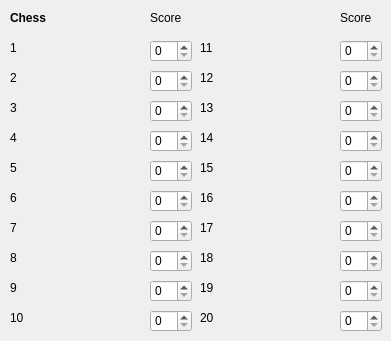
        <widget class="QWidget" name="form_chess">
         <widget class="QLabel" name="chess_label_3">
          <property name="geometry">
           <rect>
            <x>10</x>
            <y>100</y>
            <width>121</width>
            <height>16</height>
           </rect>
          </property>
          <property name="styleSheet">
           <string notr="true"/>
          </property>
          <property name="text">
           <string>3</string>
          </property>
         </widget>
         <widget class="QSpinBox" name="chess_spin_12">
          <property name="geometry">
           <rect>
            <x>340</x>
            <y>70</y>
            <width>42</width>
            <height>22</height>
           </rect>
          </property>
         </widget>
         <widget class="QSpinBox" name="chess_spin_16">
          <property name="geometry">
           <rect>
            <x>340</x>
            <y>190</y>
            <width>42</width>
            <height>22</height>
           </rect>
          </property>
         </widget>
         <widget class="QSpinBox" name="chess_spin_17">
          <property name="geometry">
           <rect>
            <x>340</x>
            <y>220</y>
            <width>42</width>
            <height>22</height>
           </rect>
          </property>
         </widget>
         <widget class="QSpinBox" name="chess_spin_10">
          <property name="geometry">
           <rect>
            <x>150</x>
            <y>310</y>
            <width>42</width>
            <height>22</height>
           </rect>
          </property>
         </widget>
         <widget class="QLabel" name="chess_label_1">
          <property name="geometry">
           <rect>
            <x>10</x>
            <y>40</y>
            <width>121</width>
            <height>16</height>
           </rect>
          </property>
          <property name="styleSheet">
           <string notr="true"/>
          </property>
          <property name="text">
           <string>1</string>
          </property>
         </widget>
         <widget class="QLabel" name="chess_label_6">
          <property name="geometry">
           <rect>
            <x>10</x>
            <y>190</y>
            <width>121</width>
            <height>16</height>
           </rect>
          </property>
          <property name="styleSheet">
           <string notr="true"/>
          </property>
          <property name="text">
           <string>6</string>
          </property>
         </widget>
         <widget class="QSpinBox" name="chess_spin_9">
          <property name="geometry">
           <rect>
            <x>150</x>
            <y>280</y>
            <width>42</width>
            <height>22</height>
           </rect>
          </property>
         </widget>
         <widget class="QSpinBox" name="chess_spin_19">
          <property name="geometry">
           <rect>
            <x>340</x>
            <y>280</y>
            <width>42</width>
            <height>22</height>
           </rect>
          </property>
         </widget>
         <widget class="QLabel" name="chess_label_14">
          <property name="geometry">
           <rect>
            <x>200</x>
            <y>130</y>
            <width>121</width>
            <height>16</height>
           </rect>
          </property>
          <property name="styleSheet">
           <string notr="true"/>
          </property>
          <property name="text">
           <string>14</string>
          </property>
         </widget>
         <widget class="QSpinBox" name="chess_spin_18">
          <property name="geometry">
           <rect>
            <x>340</x>
            <y>250</y>
            <width>42</width>
            <height>22</height>
           </rect>
          </property>
         </widget>
         <widget class="QLabel" name="chess_label_13">
          <property name="geometry">
           <rect>
            <x>200</x>
            <y>100</y>
            <width>121</width>
            <height>16</height>
           </rect>
          </property>
          <property name="styleSheet">
           <string notr="true"/>
          </property>
          <property name="text">
           <string>13</string>
          </property>
         </widget>
         <widget class="QSpinBox" name="chess_spin_5">
          <property name="geometry">
           <rect>
            <x>150</x>
            <y>160</y>
            <width>42</width>
            <height>22</height>
           </rect>
          </property>
         </widget>
         <widget class="QLabel" name="chess_label_11">
          <property name="geometry">
           <rect>
            <x>200</x>
            <y>40</y>
            <width>121</width>
            <height>16</height>
           </rect>
          </property>
          <property name="styleSheet">
           <string notr="true"/>
          </property>
          <property name="text">
           <string>11</string>
          </property>
         </widget>
         <widget class="QSpinBox" name="chess_spin_3">
          <property name="geometry">
           <rect>
            <x>150</x>
            <y>100</y>
            <width>42</width>
            <height>22</height>
           </rect>
          </property>
         </widget>
         <widget class="QLabel" name="chess_label_8">
          <property name="geometry">
           <rect>
            <x>10</x>
            <y>250</y>
            <width>121</width>
            <height>16</height>
           </rect>
          </property>
          <property name="styleSheet">
           <string notr="true"/>
          </property>
          <property name="text">
           <string>8</string>
          </property>
         </widget>
         <widget class="QLabel" name="chess_label_18">
          <property name="geometry">
           <rect>
            <x>200</x>
            <y>250</y>
            <width>121</width>
            <height>16</height>
           </rect>
          </property>
          <property name="styleSheet">
           <string notr="true"/>
          </property>
          <property name="text">
           <string>18</string>
          </property>
         </widget>
         <widget class="QSpinBox" name="chess_spin_20">
          <property name="geometry">
           <rect>
            <x>340</x>
            <y>310</y>
            <width>42</width>
            <height>22</height>
           </rect>
          </property>
         </widget>
         <widget class="QLabel" name="chess_label_12">
          <property name="geometry">
           <rect>
            <x>200</x>
            <y>70</y>
            <width>121</width>
            <height>16</height>
           </rect>
          </property>
          <property name="styleSheet">
           <string notr="true"/>
          </property>
          <property name="text">
           <string>12</string>
          </property>
         </widget>
         <widget class="QSpinBox" name="chess_spin_6">
          <property name="geometry">
           <rect>
            <x>150</x>
            <y>190</y>
            <width>42</width>
            <height>22</height>
           </rect>
          </property>
         </widget>
         <widget class="QSpinBox" name="chess_spin_11">
          <property name="geometry">
           <rect>
            <x>340</x>
            <y>40</y>
            <width>42</width>
            <height>22</height>
           </rect>
          </property>
         </widget>
         <widget class="QLabel" name="chess_label_17">
          <property name="geometry">
           <rect>
            <x>200</x>
            <y>220</y>
            <width>121</width>
            <height>16</height>
           </rect>
          </property>
          <property name="styleSheet">
           <string notr="true"/>
          </property>
          <property name="text">
           <string>17</string>
          </property>
         </widget>
         <widget class="QLabel" name="chess_score_label_2">
          <property name="geometry">
           <rect>
            <x>340</x>
            <y>10</y>
            <width>41</width>
            <height>16</height>
           </rect>
          </property>
          <property name="styleSheet">
           <string notr="true"/>
          </property>
          <property name="text">
           <string>Score</string>
          </property>
         </widget>
         <widget class="QSpinBox" name="chess_spin_13">
          <property name="geometry">
           <rect>
            <x>340</x>
            <y>100</y>
            <width>42</width>
            <height>22</height>
           </rect>
          </property>
         </widget>
         <widget class="QSpinBox" name="chess_spin_1">
          <property name="geometry">
           <rect>
            <x>150</x>
            <y>40</y>
            <width>42</width>
            <height>22</height>
           </rect>
          </property>
         </widget>
         <widget class="QSpinBox" name="chess_spin_14">
          <property name="geometry">
           <rect>
            <x>340</x>
            <y>130</y>
            <width>42</width>
            <height>22</height>
           </rect>
          </property>
         </widget>
         <widget class="QLabel" name="chess_label_2">
          <property name="geometry">
           <rect>
            <x>10</x>
            <y>70</y>
            <width>121</width>
            <height>16</height>
           </rect>
          </property>
          <property name="styleSheet">
           <string notr="true"/>
          </property>
          <property name="text">
           <string>2</string>
          </property>
         </widget>
         <widget class="QLabel" name="chess_label_20">
          <property name="geometry">
           <rect>
            <x>200</x>
            <y>310</y>
            <width>121</width>
            <height>16</height>
           </rect>
          </property>
          <property name="styleSheet">
           <string notr="true"/>
          </property>
          <property name="text">
           <string>20</string>
          </property>
         </widget>
         <widget class="QLabel" name="chess_label_4">
          <property name="geometry">
           <rect>
            <x>10</x>
            <y>130</y>
            <width>121</width>
            <height>16</height>
           </rect>
          </property>
          <property name="styleSheet">
           <string notr="true"/>
          </property>
          <property name="text">
           <string>4</string>
          </property>
         </widget>
         <widget class="QLabel" name="chess_score_label_1">
          <property name="geometry">
           <rect>
            <x>150</x>
            <y>10</y>
            <width>41</width>
            <height>16</height>
           </rect>
          </property>
          <property name="styleSheet">
           <string notr="true"/>
          </property>
          <property name="text">
           <string>Score</string>
          </property>
         </widget>
         <widget class="QLabel" name="chess_label_5">
          <property name="geometry">
           <rect>
            <x>10</x>
            <y>160</y>
            <width>121</width>
            <height>16</height>
           </rect>
          </property>
          <property name="styleSheet">
           <string notr="true"/>
          </property>
          <property name="text">
           <string>5</string>
          </property>
         </widget>
         <widget class="QSpinBox" name="chess_spin_8">
          <property name="geometry">
           <rect>
            <x>150</x>
            <y>250</y>
            <width>42</width>
            <height>22</height>
           </rect>
          </property>
         </widget>
         <widget class="QLabel" name="chess_label_19">
          <property name="geometry">
           <rect>
            <x>200</x>
            <y>280</y>
            <width>121</width>
            <height>16</height>
           </rect>
          </property>
          <property name="styleSheet">
           <string notr="true"/>
          </property>
          <property name="text">
           <string>19</string>
          </property>
         </widget>
         <widget class="QSpinBox" name="chess_spin_2">
          <property name="geometry">
           <rect>
            <x>150</x>
            <y>70</y>
            <width>42</width>
            <height>22</height>
           </rect>
          </property>
         </widget>
         <widget class="QLabel" name="chess_label_9">
          <property name="geometry">
           <rect>
            <x>10</x>
            <y>280</y>
            <width>121</width>
            <height>16</height>
           </rect>
          </property>
          <property name="styleSheet">
           <string notr="true"/>
          </property>
          <property name="text">
           <string>9</string>
          </property>
         </widget>
         <widget class="QLabel" name="chess_label_10">
          <property name="geometry">
           <rect>
            <x>10</x>
            <y>310</y>
            <width>121</width>
            <height>16</height>
           </rect>
          </property>
          <property name="styleSheet">
           <string notr="true"/>
          </property>
          <property name="text">
           <string>10</string>
          </property>
         </widget>
         <widget class="QLabel" name="chess_label_15">
          <property name="geometry">
           <rect>
            <x>200</x>
            <y>160</y>
            <width>121</width>
            <height>16</height>
           </rect>
          </property>
          <property name="styleSheet">
           <string notr="true"/>
          </property>
          <property name="text">
           <string>15</string>
          </property>
         </widget>
         <widget class="QLabel" name="chess_label_7">
          <property name="geometry">
           <rect>
            <x>10</x>
            <y>220</y>
            <width>121</width>
            <height>16</height>
           </rect>
          </property>
          <property name="styleSheet">
           <string notr="true"/>
          </property>
          <property name="text">
           <string>7</string>
          </property>
         </widget>
         <widget class="QLabel" name="chess_label_16">
          <property name="geometry">
           <rect>
            <x>200</x>
            <y>190</y>
            <width>121</width>
            <height>16</height>
           </rect>
          </property>
          <property name="styleSheet">
           <string notr="true"/>
          </property>
          <property name="text">
           <string>16</string>
          </property>
         </widget>
         <widget class="QSpinBox" name="chess_spin_4">
          <property name="geometry">
           <rect>
            <x>150</x>
            <y>130</y>
            <width>42</width>
            <height>22</height>
           </rect>
          </property>
         </widget>
         <widget class="QSpinBox" name="chess_spin_15">
          <property name="geometry">
           <rect>
            <x>340</x>
            <y>160</y>
            <width>42</width>
            <height>22</height>
           </rect>
          </property>
         </widget>
         <widget class="QSpinBox" name="chess_spin_7">
          <property name="geometry">
           <rect>
            <x>150</x>
            <y>220</y>
            <width>42</width>
            <height>22</height>
           </rect>
          </property>
         </widget>
         <widget class="QLabel" name="math_form_label_2">
          <property name="geometry">
           <rect>
            <x>10</x>
            <y>10</y>
            <width>55</width>
            <height>16</height>
           </rect>
          </property>
          <property name="font">
           <font>
            <weight>75</weight>
            <bold>true</bold>
           </font>
          </property>
          <property name="text">
           <string>Chess</string>
          </property>
         </widget>
        </widget>
